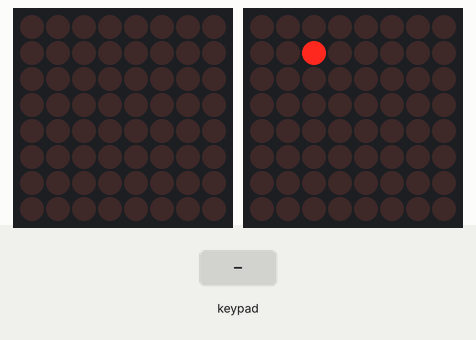
This program was run on a simulated Raspberry Pi (BCM pin numbers). On the bench: 2 × 8×8 LED matrix. Inputs (shaded band) come from the test bench. Random numbers come from a fixed seed; the 64×8 strip is a reading aid, not a part: it shows the text the matrix is scrolling, unrolled, one strip-width of it at a time.

Above: at 6.2 s.
6.3 s: key '2' pressed
At 7.4 s:
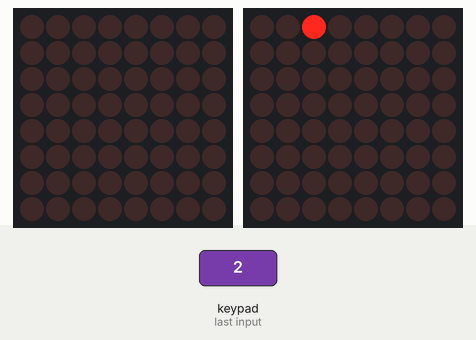
9.3 s: keypad keys 1 2 pressed 0.4 s apart
At 10.4 s:
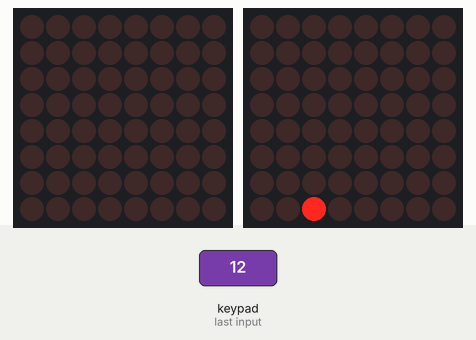
13.1 s: key '4' pressed
At 13.34 s:
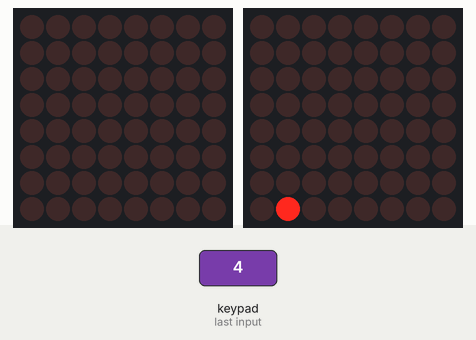
16.1 s: keypad keys 1 2 # pressed 0.4 s apart
At 17.4 s:
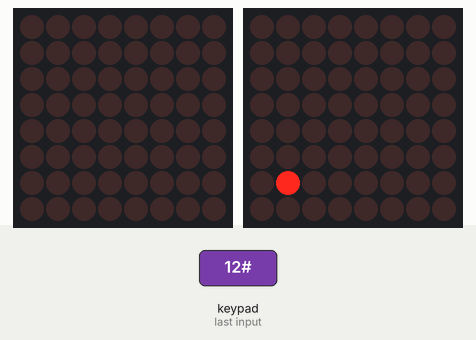
20.3 s: key '6' pressed
At 21.4 s:
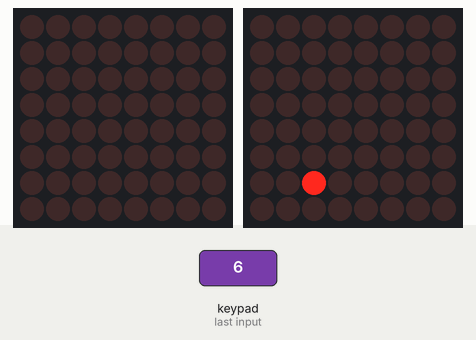
23.3 s: keypad keys 1 2 * pressed 0.4 s apart
At 24.4 s:
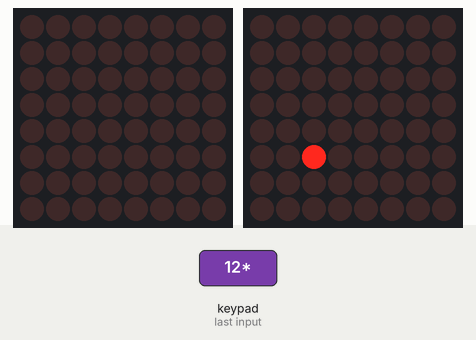

The program:

paint.py
```python
from pad4pi import rpi_gpio
import max7219.led as led
from luma.core.interface.serial import spi, noop
from random import randint
import time

screen = led.matrix(cascaded = 1)
screen.show_message("LED Paint")
time.sleep(1)

class Keyboard():
    SIZE_LED = 8
    def __init__(self, p1, p2, p3, p4, p5, p6, p7, p8):
        self.KEYPAD = [
            ["1", "2", "3", "A"],
            ["4", "5", "6", "B"],
            ["7", "8", "9", "C"],
            ["*", "0", "#", "D"]
        ]

        self.ROW_PINS = [p1, p2, p3, p4]
        self.COL_PINS = [p5, p6, p7, p8]
        self.x = randint(0,self.SIZE_LED-1)
        self.y = randint(0,self.SIZE_LED-1)
        self.tablica =[]
        self.screen = led.matrix(cascaded=1)
        self.screen.pixel(self.x, self.y, True, redraw=True)
        self.factory = rpi_gpio.KeypadFactory()
        self.keypad = self.factory.create_keypad(keypad=self.KEYPAD, row_pins=self.ROW_PINS, col_pins=self.COL_PINS)
        self.keypad.registerKeyPressHandler(self.processKey)
        while True:
            self.screen.pixel(self.x, self.y, True, redraw=True)
            time.sleep(0.5)
            self.screen.pixel(self.x, self.y, False, redraw=True)
            time.sleep(0.5)

    def processKey(self, key):
        self.screen.pixel(self.x, self.y, False, redraw=True)
        if key == "2":
            self.y = (self.y - 1) % self.SIZE_LED
        elif key == "4":
            self.x = (self.x - 1) % self.SIZE_LED
        elif key == "6":
            self.x = (self.x + 1) % self.SIZE_LED
        elif key == "8":
            self.y = (self.y + 1) % self.SIZE_LED
        self.screen.pixel(self.x, self.y, True, redraw=True)


        if str(str(self.x)+str(self.y)) in self.tablica and key == "5":
            self.screen.pixel(self.x, self.y, False, redraw=True)
            self.tablica.remove(str(str(self.x)+str(self.y)))
            self.screen.pixel(self.x, self.y, False, redraw=True)
        elif key == "5":
            self.tablica.append(str(str(self.x)+str(self.y)))
        for i in range(0,len(self.tablica)):
            a = int(self.tablica[i])//10
            b = int(self.tablica[i])%10
            self.screen.pixel( a, b, True, redraw=True)
        self.screen.pixel(self.x, self.y, True, redraw=True)

keyboard = Keyboard(6, 5, 22, 27, 17, 4, 3, 2)
screen = led.matrix(cascaded = 1)

screen.show_message("LED Paint")
while True:
    pass
```

Measured:
- what the display in image 1 shows lasts 0.5 s, from 7.1 s to 7.6 s
- what the display in image 2 shows lasts 0.9 s, from 9.7 s to 10.6 s
- what the display in image 4 shows lasts 0.7 s, from 16.9 s to 17.6 s
